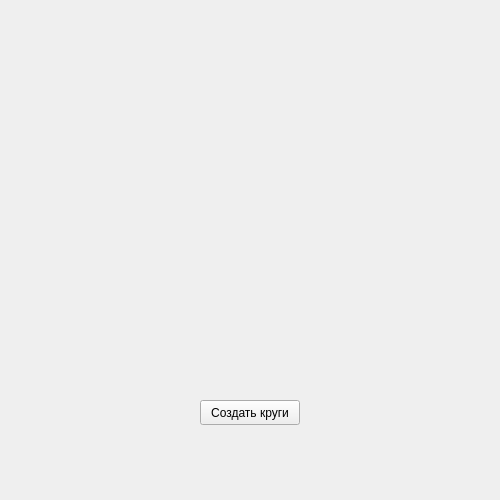
<?xml version="1.0" encoding="UTF-8"?>
<ui version="4.0">
 <class>MainWindow</class>
 <widget class="QMainWindow" name="MainWindow">
  <property name="geometry">
   <rect>
    <x>0</x>
    <y>0</y>
    <width>500</width>
    <height>500</height>
   </rect>
  </property>
  <property name="windowTitle">
   <string>MainWindow</string>
  </property>
  <widget class="QWidget" name="centralwidget">
   <widget class="QPushButton" name="pushButton">
    <property name="geometry">
     <rect>
      <x>200</x>
      <y>400</y>
      <width>100</width>
      <height>25</height>
     </rect>
    </property>
    <property name="text">
     <string>Создать круги</string>
    </property>
   </widget>
  </widget>
 </widget>
 <resources/>
 <connections/>
</ui>
